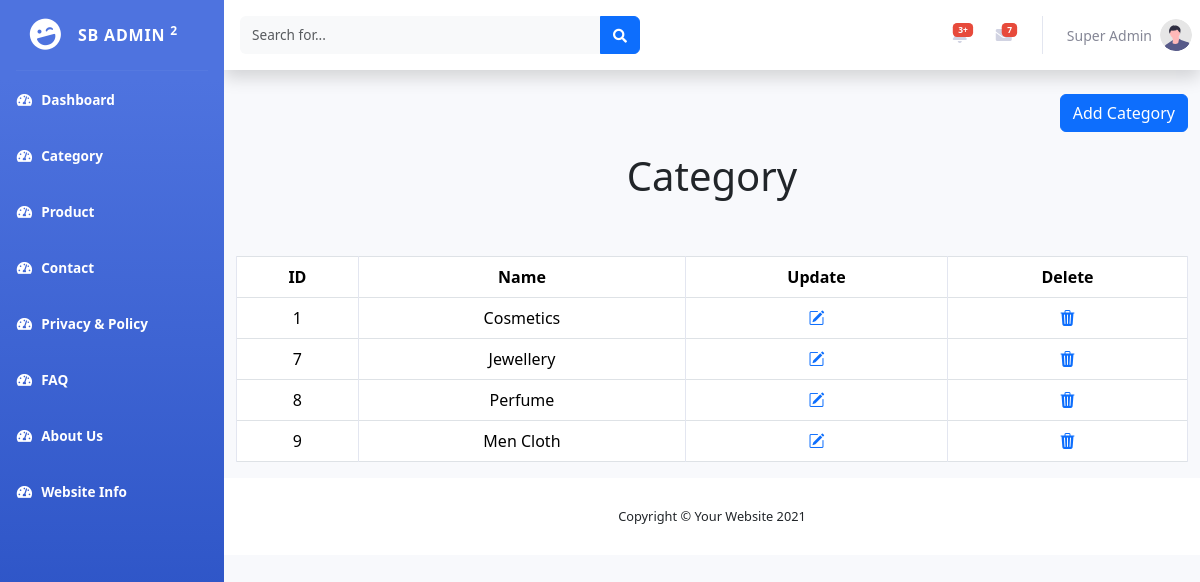
Screenshot of /Admin/showcategory.php (signed in) with the database file from the repository.
### tables this page shows
CREATE TABLE `category` (
  `ID` int(11) NOT NULL,
  `Name` varchar(25) NOT NULL,
  `Recorded inserted` timestamp NOT NULL DEFAULT current_timestamp()
);

### Admin/showcategory.php (the view, shortened to what this page needs)
<!DOCTYPE html>
<html lang="en">
<head>
</head>
<body>
<?php include("header.php")?>
<div class="container">
<div class="button-container">
    <button class="btn btn-primary"><a href="addcategory.php">Add Category</a></button>
    </div>
    <h1>Category</h1>
    <br><br>
<table class="table table-bordered">
    <tr>
        <th>ID</th>
        <th>Name</th>
        <th>Update</th>
        <th>Delete</th>
    </tr>
    <?php
    $query="SELECT * FROM category";
    $result=mysqli_query($conn,$query);
    while($row=mysqli_fetch_array($result))
    {
        echo "<tr>";
        echo "<td>".$row[0]."</td>";
        echo "<td>".$row[1]."</td>";
        echo '<td><a href="updatecategory.php?a='.$row[0].'"><i class="bi bi-pencil-square"></i></a></td>';
        echo '<td><a href="deletecategory.php?a='.$row[0].'"><i class="bi bi-trash3-fill"></i></a></td>';
        echo "</tr>";
    }
    ?>
</table>
</div>
<?php include("footer.php")?>
</body>
</html>

### Admin/showcategory.php (style rules this page uses)
td,tr,h1 { text-align: center; }
.btn-primary { background-color: #007bff; color: white; text-align: center; transition: background-color 0.3s ease; }
.btn-primary a { color: white; text-decoration: none; }
.button-container { display: flex; justify-content: flex-end; margin-bottom: 20px; }

### rows the page displays
category: ID "1", Name "Cosmetics"
category: ID "7", Name "Jewellery"
category: ID "8", Name "Perfume"
category: ID "9", Name "Men Cloth"

### other values shown
$_SESSION["name"] "Super Admin"
